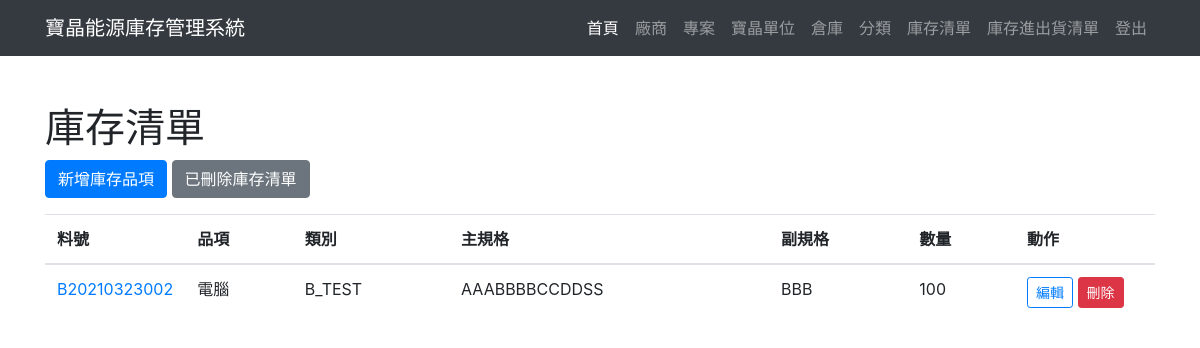
Screenshot of /stock/item/ (signed in) with the database file from the repository.
### stock/models.py (models this page shows, shortened)
class Item(models.Model):
    item_sn = models.CharField(max_length=12, unique=True)
    item_cate = models.ForeignKey(
        Category,
        on_delete=models.PROTECT,
        related_name='item_cate',
    )
    item_name = models.CharField(max_length=100)
    item_specmain = models.CharField(max_length=100)
    item_specsub = models.CharField(max_length=100, null=True, blank=True)
    item_cnt = models.IntegerField(default=0)
    item_isvalid = models.BooleanField(default=True)
    item_remark = models.CharField(max_length=200, null=True, blank=True)
    item_addtime = models.DateTimeField(auto_now_add=True)
    item_updatetime = models.DateTimeField(auto_now=True)

class Category(models.Model):
    cate_en = models.CharField(max_length=1, unique=True)
    cate_name = models.CharField(max_length=20)
    def __str__(self):
        return self.cate_en + "_" + self.cate_name

### stock/views.py (the view)
# urls.py: path('item/', views.item, name='Item_list'),
@login_required
def item(request):
    template = loader.get_template('item/list.html')
    item_list = Item.objects.filter(item_isvalid=True).order_by("item_sn")
    context = {
        'item_list': item_list,
    }
    return HttpResponse(template.render(context, request))

### warehouse/templates/item/list.html (shortened to what this page needs)
{% extends 'frame/base.html' %}
{% block content %}
<div class="container">
    <div class="row">
        <div class="col-sm-12">
            <h1 class="mt-5">庫存清單</h1>
            <div class="mb-3">
            {% if user.is_authenticated %}
                <a href="add/" class="btn btn-primary">新增庫存品項</a>
                <a href="list_del/" class="btn btn-secondary">已刪除庫存清單</a>
            {% endif %}
            </div>
        </div>
    </div>
    <div class="row">
        <div class="col-sm-12">
            <div class="table-responsive-sm">
                <div class="table">
                    <table class="table table-hover">
                        <thead>
                            <tr>
                                <th scope="col" style="width:6em">料號</th>
                                <th scope="col">品項</th>
                                <th scope="col">類別</th>
                                <th scope="col">主規格</th>
                                <th scope="col">副規格</th>
                                <th scope="col">數量</th>
                                <th scope="col" width="140px">動作</th>
                            </tr>
                        </thead>
                        <tbody>
                        {% if item_list %}
                            {% for item in item_list %}
                                <tr>
                                    <td><a href="{% url 'Item_detail' item.id %}">{{ item.item_sn }}</a></td>
                                    <td>{{ item.item_name }}</td>
                                    <td>{{ item.item_cate }}</td>
                                    <td>{{ item.item_specmain }}</td>
                                    <td>{{ item.item_specsub }}</td>
                                    <td>{{ item.item_cnt }}</td>
                                    <td>
                                        <a href="{% url 'Item_update' item.id %}" class="btn btn-outline-primary btn-sm" role="button">編輯</a>
                                        <a href="{% url 'Item_delete' item.id %}" class="btn btn-danger btn-sm" role="button">刪除</a>
                                    </td>
                                </tr>
                            {% endfor %}
                        {% else %}
                            <tr>
                                <td colspan="7"> 目前沒有資料！ </td>
                            </tr>
                        {% endif %}
                        </tbody>
                    </table>
                </div>
            </div>
        </div>
    </div>
</div>
{% endblock %}

### rows the page displays
Item: item_sn "B20210323002", item_name "電腦", item_cate "B_TEST", item_specmain "AAABBBBCCDDSS", item_specsub "BBB", item_cnt "100"
